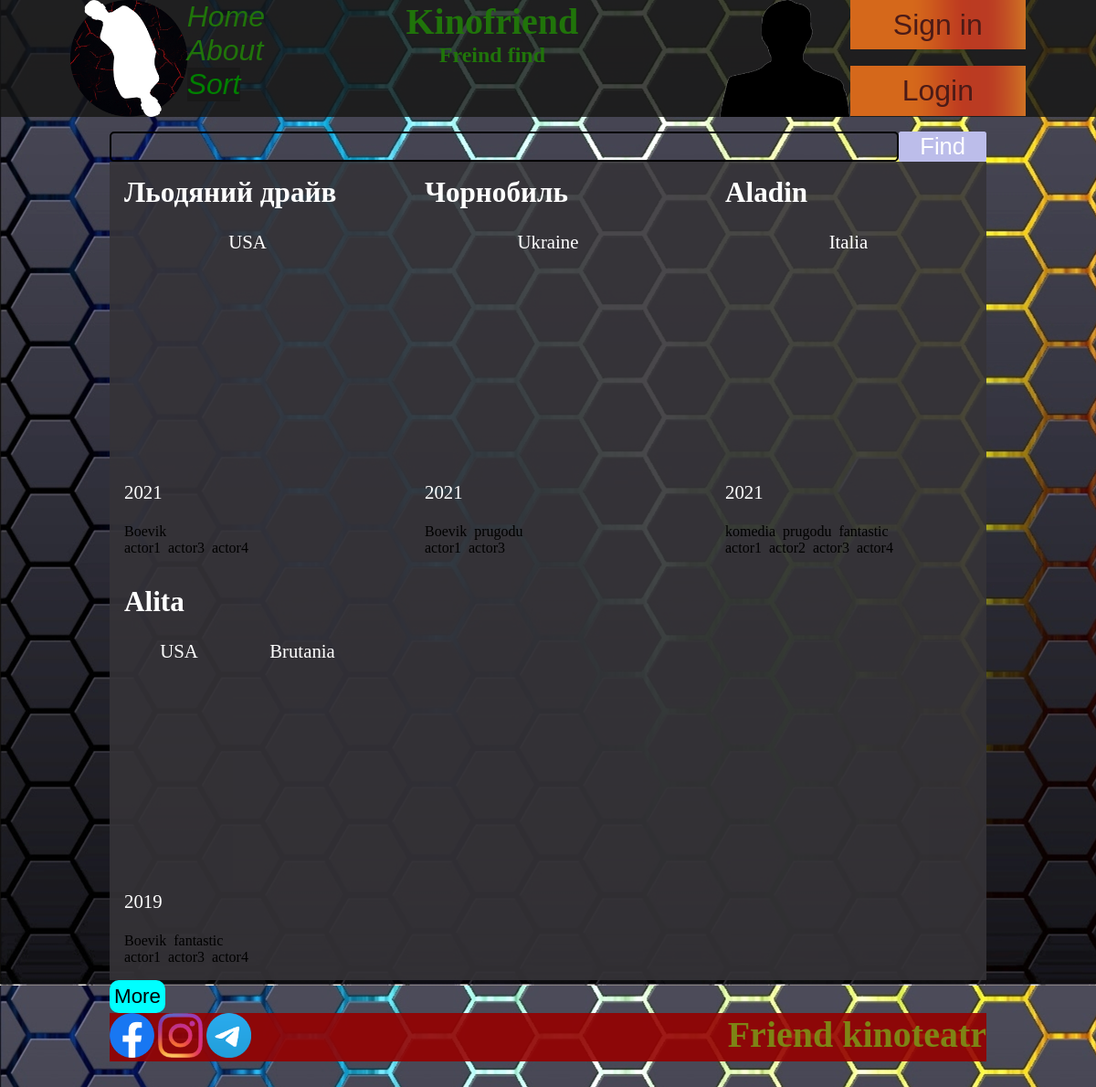
The page / on the database its author committed.
### films/models.py (models this page shows, shortened)
class Films(models.Model):
    name = models.CharField(max_length=30)
    img_film = models.ImageField(upload_to='film_img',default='films/images/default.jpg')
    year = models.PositiveIntegerField(blank=True, null=True)
    country = models.ManyToManyField(Country_film,blank=True)
    actors = models.ManyToManyField(Actor,blank=True)
    genres = models.ManyToManyField(Genre,blank=True)
    typef = models.ForeignKey(Type,on_delete=models.CASCADE, blank=False)
    description = models.TextField(blank=True)
    comments = models.ManyToManyField(Comments, blank=True)
    file = models.FileField(upload_to='video/',default='')
    class Meta:
        verbose_name = "Film"
        verbose_name_plural = "Films"

class Country_film(models.Model):
    name = models.CharField(max_length=30)
    def __str__(self):
        return self.name
    class Meta:
        verbose_name = "Country_film"
        verbose_name_plural = "Country_films"

class Genre(models.Model):
    name = models.CharField(max_length=100)
    description = models.TextField()
    def __str__(self):
        return self.name
    class Meta:
        verbose_name = "Genre"
        verbose_name_plural = "Genres"

class Actor(models.Model):
    name = models.CharField(max_length=100)
    age = models.PositiveSmallIntegerField(default=0)
    description = models.TextField()
    image = models.ImageField(upload_to="actors/",default="actors/default.png")
    def __str__(self):
        return self.name
    class Meta:
        verbose_name = "Actor"
        verbose_name_plural = "Actors"

### films/views.py (the view)
# urls.py: path('', views.index, name='index'),
def index(request):
    user = user_ret(request)
    try:
        films = Films.objects.order_by('-year')[:films_count]
    except:
        pass
    if request.method == "POST" and request.POST["name_film"]!='all':
        films = films.filter(name=request.POST["name_film"])[:films_count]
        name_film = request.POST["name_film"]
    return render(request,
        "films/index.html",
        {"films":films,
        "genre":Genre.objects.all(),
        "type":Type.objects.all(),
        "years": years,
        "str_type":str_url_type,
        "str_genre":str_url_genre,
        "year":year,
        "reg": user,
        "films_count":films_count
        }
)

### films/models.py (called while the page is built)
    def __str__(self):
        return self.name

### films/views.py (called while the page is built)
def user_ret(request):
    try:
        user = User.objects.get(pk=request.session["id"])
        return user
    except:
        return {}

### films/templates/films/index.html (shortened to what this page needs)
{% extends 'shablons/base.html' %}
{% load static %}
{% block content %}
	<link rel="stylesheet" href="{% static 'users/all_users.css' %}">
	<main class="main">
		<div>
			<form class="form_all_user" method="post">
				<input name="name_film" value="{{ name_film }}" class="find_name">
				<button class="btn_find" type="submit">Find</button>
			</form>
		</div>
		<div class="films">
			{% for f in films %}
				<div class="film">
					<div class="on_img_{{ f.id }} on_img">
						{% if f.typef %}
							<a href="{% url 'film' f.typef f.id %}">
						{% else %}
							<a href="{% url 'film' "Serial" f.id %}">
						{% endif %}
						<h2>{{ f.name }}</h2><br>
						</a>
						<div class="c_l">
							{% for c in f.country.all %}
								<p>{{ c }}</p>
							{% endfor %}
						</div>
						<p class="year">{{ f.year }}</p>
					</div>
					<div class="genres">
						{% for gen in  f.genres.all %}
							<p> {{ gen }}  &nbsp;</p>
						{% endfor %}
					</div>
					<div class="actors">
						{% for act in  f.actors.all %}
							<p> {{ act }}  &nbsp;</p>
						{% endfor %}
					</div>
				</div>
			{% endfor %}
		</div>
		<button class='more' onclick="more_films(this)">More</button>
		<div class="links">
			<div>
				<a href=""><img class="img_links" src="{% static "films/images/facebook.png" %}"></a>
				<a href=""><img class="img_links" src="{% static "films/images/instagram.png" %}"></a>
				<a href=""><img class="img_links" src="{% static "films/images/telegram.png" %}"></a>
			</div>
			<h1 class="site_name_main">Friend kinoteatr</h1>
		</div>
	</main>
{% endblock %}

### films/templates/shablons/base.html (shortened to what this page needs)
{% load static %}
<!DOCTYPE html>
<html lang="en">
<head>
	<link rel="stylesheet" type="text/css" href="{% static "films/index.css" %}" >
</head>
	<header class="header">
		<div class="to_connect">
			<img class="img_logo" src="{% static "films/images/logo.png" %}" alt="logo">
			<div class="buttons">
				<a href="{% url 'index'  %}"><button class="links_header_button">Home</button></a><br>
				<a href="{% url 'about' %}"> <button class="links_header_button">About</button></a><br>
				<div class="sort">
					<button class="sort_btn">Sort</button>
				</div>
			</div>
		</div>
		<div class="name_link_users">
			<h1 class="site_name">Kinofriend</h1>
			<a class="link_users" href="{% url 'all_users' %}"> Freind find</a>
		</div>
		<div class="to_connect">
			{% if reg %}
				<a href="{% url 'users' reg.username %}" class="img_name">
					<img class="img_user" src="{% static "films/images/user.png" %}" alt="user">
					<h1 class="name_reg">{{ reg.username }}</h1>
				</a>
			{% else %}
				<img class="img_user" src="{% static "films/images/user.png" %}" alt="user">
				<div class="req">
					<a href="{% url 'users_sigin' %}"><button>Sign in</button></a><br>
					<a href="{% url 'users_log' %}"><button>Login</button></a>
				</div>
			{% endif %}
		</div>
	</header>
	<body>
		{% block content %}
		{% endblock %}
		<div class="place"></div>
	</body>
</html>

### films/static/films/index.css (style rules this page uses)
* { margin:0; padding:0; }
a { text-decoration: none; }
html { overflow-x: hidden; }
body { background-attachment: fixed; }
.header { height:8em; background-color:rgba(20,20,18,0.8); display: flex; justify-content: space-around; }
.buttons .links_header_button { border: none; color: #20740a; font-size: 2em; font-style: italic; background-color: transparent; }
.sort { position: absolute; }
.sort .sort_btn { border: none; color: green; font-size: 2em; font-style: italic; background-color: #191919; }
.site_name { color: #20740a; font-size: 2.5em; }
.req { display: flex; flex-direction: column; }
.req button { height: 1.7em; color: #4c1b17; background-color: transparent; border: none; font-size: 2em; width: 6em; }
.to_connect { display: flex; flex-direction: row; }
.main { margin-top: 1em; width: 80%; position: relative; left: 10%; }
.films { display: flex; justify-content: space-between; align-content: space-around align-items: center; background-color: rgba(54, 52, 56, 0.9); flex-wrap: wrap; }
.film { margin: 1em; }
.on_img { width: 270px; height: 380px; color: white; font-size: 1.3em; }
.on_img h2 { color: white; }
.year { margin-top: 12em; }
.links { background-color: rgba(149, 1, 1, 0.9); display: flex; justify-content: space-between; }
.img_links { width: 49px; height: 49px; }
.site_name_main { color: #7e8415; font-size: 2.5em; }
.place { height: 100px; }
.genres, .actors, .type { display: flex; }
.c_l { display: flex; justify-content: space-around; }
.img_user { height: 100%; }
.name_link_users { display: flex; flex-direction: column; align-items: center; }
.link_users { font-size: 1.5em; text-decoration: none; color: #20740a; font-weight: bold; }
.more { align-items: center; border: none; background-color: cyan; border-radius: 10px; font-size: 1.4em; padding: 5px; position: relative; right: 0; margin: 0 auto; }

### users/static/users/all_users.css (style rules this page uses)
.find_name { width: 90%; background-color: transparent; color: white; border: 2px solid black; font-size: 1.6em; border-radius: 0.2em; }
.btn_find { background-color: #BCBDEA; border: none; border-radius: 0.1em; color: white; font-size: 1.6em; width: 10%; }
.form_all_user { display: flex; }

### rows shown on the page
Films: name "Льодяний драйв", year "2021"
Country_film: name "USA"
Genre: name "Boevik"
Actor: name "actor1"
Actor: name "actor3"
Actor: name "actor4"
Films: name "Чорнобиль", year "2021"
Country_film: name "Ukraine"
Genre: name "prugodu"
Films: name "Aladin", year "2021"
Country_film: name "Italia"
Genre: name "komedia"
Genre: name "fantastic"
Actor: name "actor2"
Films: name "Alita", year "2019"
Country_film: name "Brutania"
